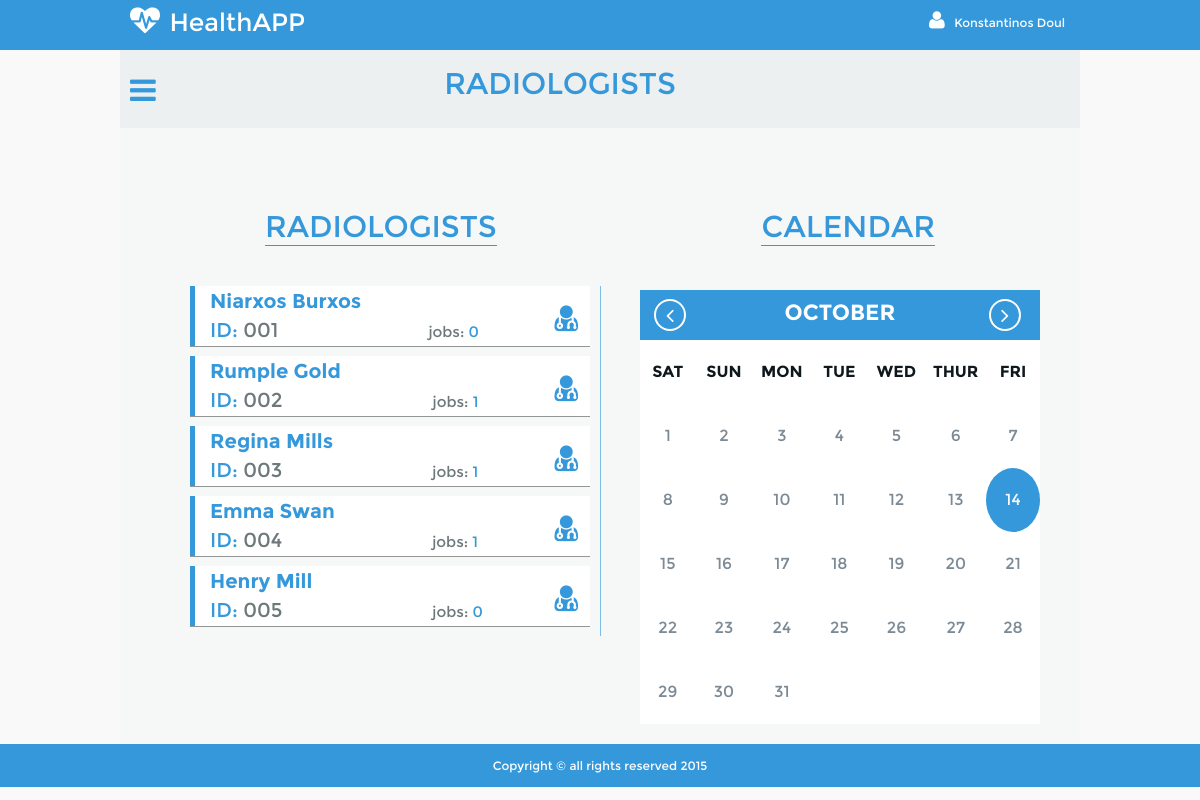
The app's page /radiologists.php (signed in) with its own data.
### tables this page shows
CREATE TABLE IF NOT EXISTS `radiologist` (
  `radiologistID` int(11) NOT NULL,
  `rName` varchar(1024) DEFAULT NULL,
  `rSurname` varchar(1024) DEFAULT NULL
);

### session.php (called while the page is built, shortened)
<?php
$connection = mysqli_connect("localhost", "root", "", "ehealthproject");
$user_check=$_SESSION['login_user'];
$ses_sql=mysqli_query($connection, "SELECT userName, actualName FROM login WHERE userName='$user_check'");
$row = mysqli_fetch_assoc($ses_sql);
$actual_name=$row['actualName'];
?>

### radiologists.php (the view, shortened to what this page needs)
<?php
include('session.php');
?>
<!DOCTYPE html>
<html lang="en">
<head>
	<link rel="stylesheet" href="css/mainStyle.css">
	<link rel="stylesheet" href="css/font-awesome.min.css">
	<link rel="stylesheet" href="css/style.css">
</head>
<body>
	<header>
		<div id="logo">
			<span id="heart" class="fa fa-heartbeat"></span>
			<p id="log">HealthAPP</p>
			<div id="account">
				<span id="user" class="fa fa-user"></span>
				<p id="acc"><?php echo $actual_name; ?></p>
			</div>
		</div>
	</header>
	<div id="content">
		<div id="subheaderRd">
			<div id="sub-icons">
				<div id="menuBox"><span id="menu-icon" class="fa fa-bars"></span></div>
			</div>
			<p>RADIOLOGISTS</p>
		</div>
		<p id="med_title">RADIOLOGISTS</p>
		<p id="cal_title">CALENDAR</p>
		<div id="med_list">
		<?php
				$con = mysqli_connect('localhost','root','','ehealthproject');
				$sql="select * from radiologist";
				$result = mysqli_query($con,$sql);
				while($row = mysqli_fetch_array($result)) {
					echo("<div id=\"med_box\" onclick=\"refreshCal(".$row['radiologistID'].")\">");
					echo("<p id=\"med_name\"><span class=\"norm_color\">".$row['rName']." ".$row['rSurname']."</span></p>");
					echo("<p id=\"med_ID\"><span class=\"norm_color\">ID:</span> 00".$row['radiologistID']."</p>");
					$res = mysqli_query($con, "select COUNT(*) from command where radiologistID=".$row['radiologistID']."");
					$rw = mysqli_fetch_array($res);
					echo("<p id=\"med_job\">jobs: <span class=\"norm_color\">".$rw[0]."</span></p>");
					echo("<span id=\"med_icon\" class=\"fa fa-user-md\"></span>");
					echo("</div>");
				}
			?>
		</div>
		<div id="wrap_cal">
			<div class="calendar hidden-print">
						<div class="ajaxWorkaround">
								<header>
									<h2 class="month"></h2>
									<a class="btn-prev fa fa-angle-left" href="#"></a>
									<a class="btn-next fa fa-angle-right" href="#"></a>
								</header>
								<table>
									<thead class="event-days">
										<tr></tr>
									</thead>
									<tbody class="event-calendar">
										<tr class="1"></tr>
										<tr class="2"></tr>
										<tr class="3"></tr>
										<tr class="4"></tr>
										<tr class="5"></tr>
									</tbody>
								</table>
						</div>
							</div>
	</div>
	</div>
	<footer>
		<p>Copyright &copy; all rights reserved 2015</p>
	</footer>
</body>
</html>

### css/mainStyle.css (style rules this page uses)
* { margin: 0; padding: 0; box-sizing:border-box; outline:none; }
body { font-family: "Montserrat"; }
header { display: block; width: 100%; height: 50px; background-color: #3498db; margin:0 auto; }
div#logo { display:block; width: 960px; margin:0 auto; }
#log { display: inline-block; font-size: 25px; color: #fff; margin-top: 6px; text-align: left; }
div#logo span#heart { display: inline-block; font-size: 30px; color: #fff; padding-left: 10px; padding-right: 5px; margin-top: 5px; }
div#logo span#user { font-size: 20px; color: #fff; padding-right: 5px; }
div#account { display:block; float:right; margin-top: 10px; margin-right: 15px; }
p#acc { display: inline-block; font-size: 12px; color: #fff; }
#menuBox { display: inline-block; width: 45px; padding:10px; }
#menu-icon { display: inline-block; color:#3498db; font-size: 30px; cursor: pointer; }
#sub-icons { display:block; float: left; }
span.norm_color { color:#3498db; }
.norm_color { color:#3498db; }
#content { width: 960px; margin: 0 auto; background-color: #f6f8f8; }
footer { position:relative; bottom:0; width: 100%; height: 43px; margin: 0 auto; text-align: center; background-color: #3498db; }
footer p { font-size: 12px; color:#fff; line-height: 43px; }
#subheaderRd { padding-top: 15px; padding-bottom: 13px; text-align: center; background-color: #ecf0f1 !important; }
#subheaderRd p { display: inline-block; color:#3498db; font-size: 30px; padding-right: 125px; }
#med_title { float:left; font-size: 30px; color: #3498db; border-bottom: 1px solid #3498db; padding-top: 80px; margin-left: 145px; }
#med_list { display: inline-block; margin-top: 40px; padding-left: 70px; padding-right: 10px; border-right: 1px solid #7cbde8; }
#med_box { width: 400px; height: 60px; background-color: #fff; -webkit-box-shadow: 0 1px rgba(0,0,0,.4); -moz-box-shadow: 0 1px rgba(0,0,0,.4); box-shadow: 0 1px rgba(0,0,0,.4); margin-bottom: 10px; border-left: 5px solid #3498db; }
#med_box #med_name { font-size: 20px; font-weight: bold; padding-left: 15px; padding-top: 3px; padding-bottom: 5px; }
#med_ID { font-size: 20px; display: inline-block; padding-left: 15px; }
#med_job { display: inline-block; font-size: 15px; padding-left: 150px; }
#med_ID, #med_job { color: #6c7879; padding-bottom: 2px; }
#med_icon { font-size: 30px; color: #3498db; padding-right: 12px; margin-top: -15px; }
span#med_icon { display:block; float: right; }
#cal_title { float: right; font-size: 30px; color: #3498db; border-bottom: 1px solid #3498db; margin-right: 145px; padding-top: 80px; }
#wrap_cal { float: right; margin-top:40px; width:400px; margin-right:40px; }
#wrap_cal header { background-color:#3498db; }
#wrap_cal header h2, #wrap_cal header a { color:#fff; }
#wrap_cal table { background-color:white; }
#wrap_cal2 header h2, #wrap_cal header a { color:#fff; }

### css/style.css (style rules this page uses)
body { background: #f9f9f9; color: #0e171c; margin: 0; font-family: "Montserrat"; }
a { text-decoration: none; }
h2 { font-size: 22px; line-height: 46px; margin: 4px 0; }
table { border-spacing: 0; width: 100%; }
.calendar { text-align: center; }
.calendar header { position: relative; }
.calendar h2 { text-transform: uppercase; }
.calendar thead { font-weight: 600; text-transform: uppercase; }
.calendar tbody { color: #7c8a95; }
.btn-prev, .btn-next { border: 2px solid #fff; border-radius: 50%; color: #fff; height: 32px; font-size: 22px; line-height: 28px; margin: -16px; position: absolute; top: 50%; width: 32px; }
.btn-prev { left: 30px; }
.btn-next { right: 35px; }

### records on screen
radiologist: rName "Niarxos", rSurname "Burxos", radiologistID "1", rw "0"
radiologist: rName "Rumple", rSurname "Gold", radiologistID "2", rw "1"
radiologist: rName "Regina", rSurname "Mills", radiologistID "3", rw "1"
radiologist: rName "Emma", rSurname "Swan", radiologistID "4", rw "1"
radiologist: rName "Henry", rSurname "Mill", radiologistID "5", rw "0"

### other values on screen
$actual_name "Konstantinos Doul"
